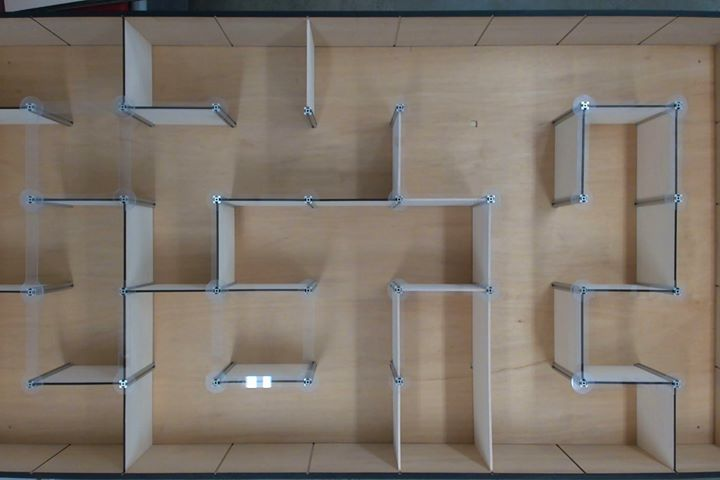
#> input picture Vision/maze.jpg, 720 x 480 px
$ python maze_solver.py
#> lines starting #> are read from the running program, lines starting #| are printed output that depends on the picture; after the words box and inside, x2 and y2 are one past the last pixel; in counts of white or black regions, pixels touching at a corner belong together
import cv2
import numpy as np

i = cv2.imread('maze.jpg')
#> i is the input picture: shape (480, 720, 3); mean B, G, R 107.5, 117.5, 127.3

# Convert to binary
# Find the contour, draw
# Make a mask and Dilate
# Then, Erode
# Find the difference
# Get the new mask (Solution)
# Merge the images and show

gray_scale = cv2.cvtColor(i, cv2.COLOR_BGR2GRAY)
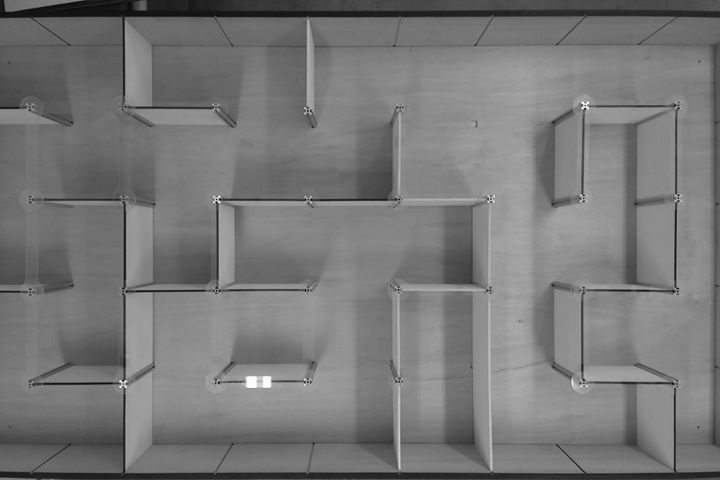
#> gray_scale: shape (480, 720); min 4, max 255, mean 119.3
ret, thresh = cv2.threshold(gray_scale, 127, 255, cv2.THRESH_BINARY_INV)
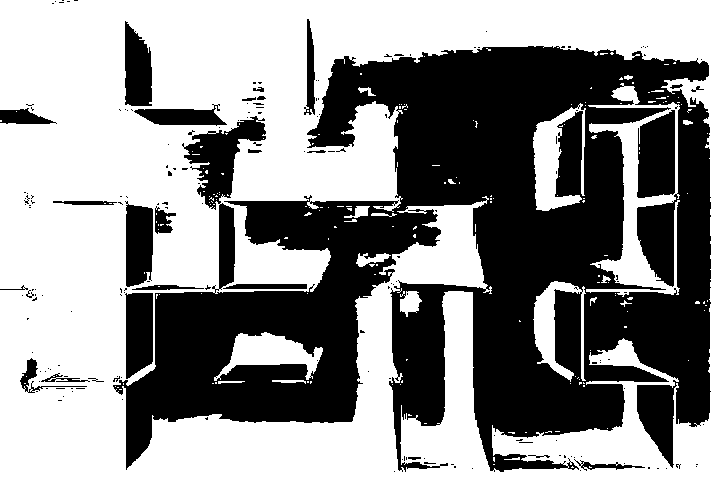
#> thresh: shape (480, 720); 56.1% white; 183 black regions (156 under 20 px)

contours, hierarchy = cv2.findContours(thresh, cv2.RETR_EXTERNAL, cv2.CHAIN_APPROX_NONE)
#> contours = 3 contours, 2 with area under 20; largest, box (x1, y1, x2, y2) and area: (0, 0, 720, 480) 343714
cv2.drawContours(thresh, contours, 0, (255, 255, 255), -1)
ret, thresh = cv2.threshold(thresh, 240, 255, cv2.THRESH_BINARY)

dilate_mask = np.ones((19, 19), np.uint8)
dilate_result = cv2.dilate(thresh, dilate_mask, iterations = 1)
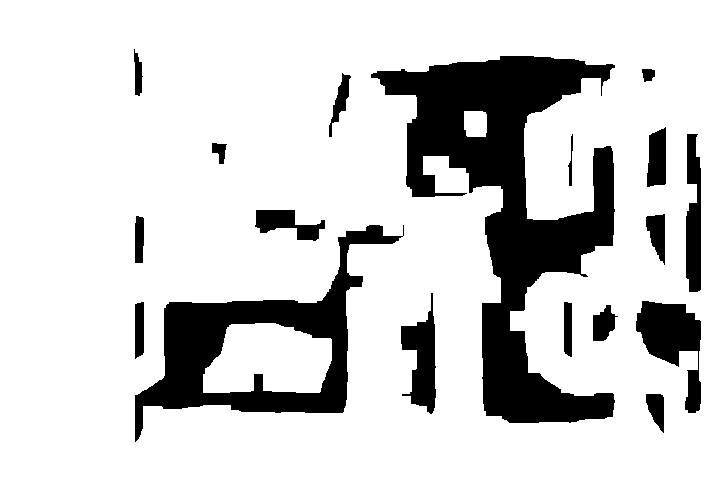
#> dilate_result: shape (480, 720); 81.8% white; 18 black regions, largest, box (x1, y1, x2, y2) and area: (371, 56, 615, 423) 33749, (135, 225, 404, 442) 15072, (636, 301, 701, 413) 3550

erosion_result = cv2.erode(dilate_result, dilate_mask, iterations = 1)
#> erosion_result: shape (480, 720); 63.6% white; 15 black regions, largest, box (x1, y1, x2, y2) and area: (362, 47, 624, 432) 53397, (126, 201, 413, 451) 32043, (584, 125, 710, 422) 14968

difference = cv2.absdiff(dilate_result, erosion_result)
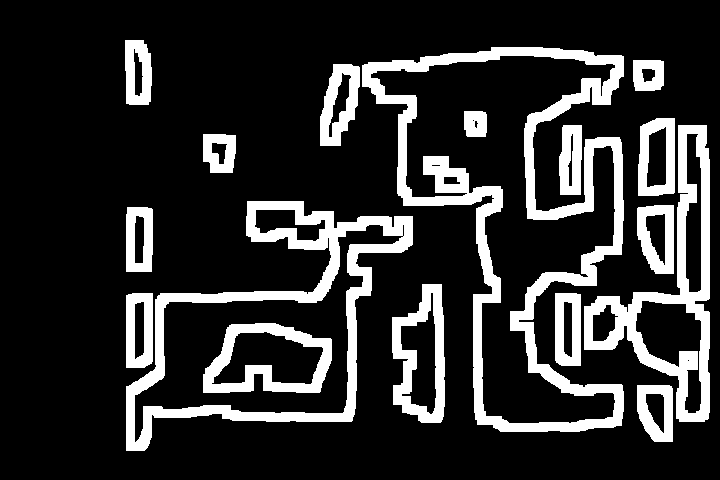
#> difference: shape (480, 720); 18.3% white; 17 white regions, largest, box (x1, y1, x2, y2) and area: (362, 47, 624, 432) 19090, (126, 201, 413, 451) 12226, (584, 125, 710, 422) 8922

b, g, r = cv2.split(i)
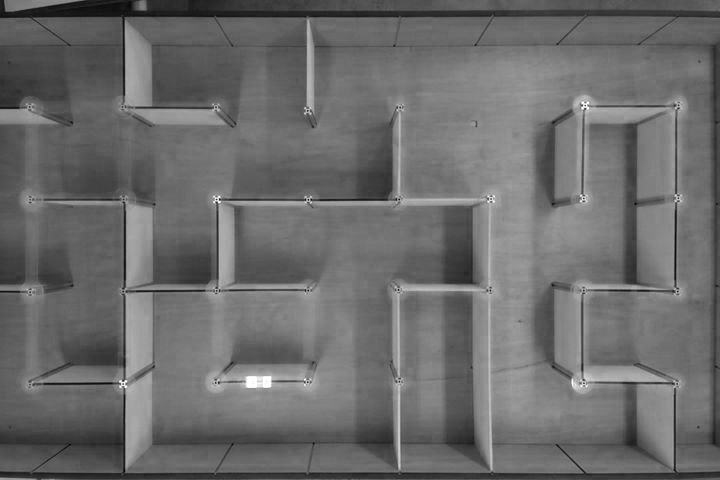
#> b: shape (480, 720); min 6, max 255, mean 107.5
mask = difference
result_mask_inverse = cv2.bitwise_not(difference)
r = cv2.bitwise_and(r, r, mask = result_mask_inverse)
g = cv2.bitwise_and(g, g, mask = result_mask_inverse)
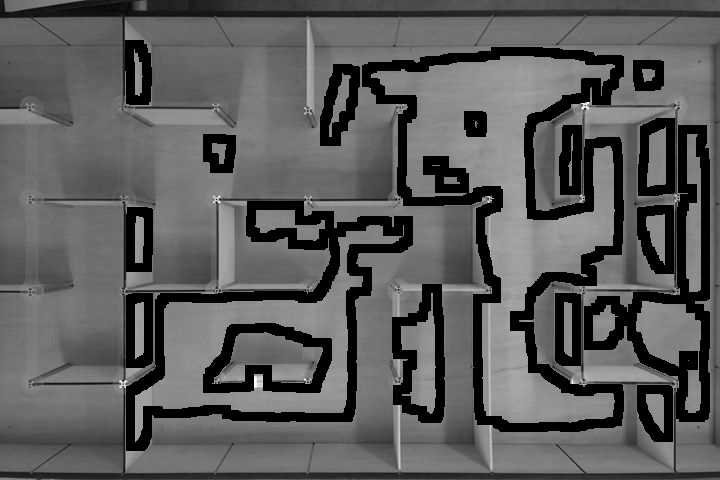
#> g: shape (480, 720); min 0, max 255, mean 92.3


result = cv2.merge((b, g, r))
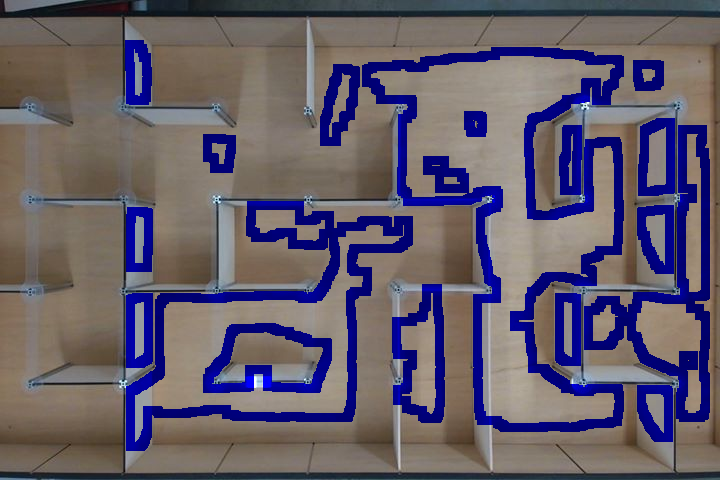
#> result: shape (480, 720, 3); mean B, G, R 107.5, 92.3, 100.4
cv2.imshow('solved maze', result)

cv2.waitKey(0)
#> (the run stopped early here; a loop or call above may not have finished)
